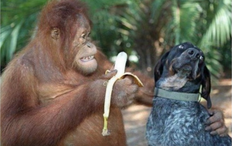
#> input picture data/sample.PNG, 232 x 146 px, shrunk from 800 x 504 before the run
$ python thresholding.py
#> lines starting #> are read from the running program, lines starting #| are printed output that depends on the picture; after the words box and inside, x2 and y2 are one past the last pixel; in counts of white or black regions, pixels touching at a corner belong together
### grayscaling_img.py
# -*- coding: utf-8 -*-

##########################
# AUTHOR : PRANEET NIGAM
##########################

import cv2

def grayscale(image):
    """
    Applies the Grayscale transform.
    This will return an image with only one color channel.

    Parameter
    ---------
    image: numpy.narray
      numpy.ndarray of the image

    Return
    ------
    numpy.ndarray of the grayscale image

    """
    return cv2.cvtColor(image, cv2.COLOR_BGR2GRAY)

# [14 lines that do not run on import are left out]
    # print(f"Dimension of image = {gray_img2.ndim}")
    # print(f"Shape of image = {gray_img2.shape}")

### gaussian_bluring.py
# -*- coding: utf-8 -*-

##########################
# AUTHOR : PRANEET NIGAM
##########################

import cv2
import numpy as np

def gaussian_blur(img, kernel_size:int):
    """
    Applies a Gaussian Noise kernel.
    This is needed for the canny edge detection to average out
    anomalous gradients in the image.

    Parameter
    ---------
    img: numpy.ndarray
      Image read in the numpy array format
    kernel_size: int
      kernel size in the `int` format. It's a kind of
      (kernel_size x kernel_size) Gaussian filter.

    Return
    ------
      numpy.ndarray of the GaussianBlur image.

    """
    return cv2.GaussianBlur(img, (kernel_size, kernel_size), 0)

# [8 lines that do not run on import are left out]

### thresholding.py
# -*- coding: utf-8 -*-

##########################
# AUTHOR : PRANEET NIGAM
##########################

import cv2
import numpy as np
from gaussian_bluring import gaussian_blur
from grayscaling_img import grayscale


def adaptive_threshold(image_path:str, blocksize = 11, c = -2) -> object:
    """
    Threshold an image using OpenCV's adaptive threshold

    Parameters
    ----------
    image_path: str
      Path to image file
    blocksize: int, optional (default: 11)
      Size of a pixel neighbourhood that is used to calculate a threshold value for the pixel: 3, 5, 7, and so on.
    c: int, optional (default: -2)
      Constant substracted from the mean or weighted mean.
      Normally, it is positive but may be zero or negative as well.


    Return
    ------
    threshold: object
      numpy.ndarray representing the threshold image

    """

    read_image = cv2.imread(image_path) # read an image

    if read_image.ndim == 3:
      grayscaled = grayscale(read_image) # convert to gray scale
    else:
      grayscaled = read_image

    gaussian_blured = gaussian_blur(grayscaled, 5)

    """
    Use adaptive thresholding technique when image has different lightning conditions in different areas.
    This method calculates different threshold values for different areas of the same image.

    More Details
    ------------
    `cv2.ADAPTIVE_THRESH_GAUSSIAN_C`: threshold value is the weighted sum of neighbourhood values where weights are a gaussian window.
    """

    threshold = cv2.adaptiveThreshold(np.invert(gaussian_blured), 255, cv2.ADAPTIVE_THRESH_GAUSSIAN_C, \
        cv2.THRESH_BINARY, blocksize, c)

    return threshold

def binary_threshold(image_path:str):

#> called with image_path = './data/sample.PNG'
    read_image = cv2.imread(image_path) # read an image
#> read_image is the input picture: shape (146, 232, 3); mean B, G, R 89, 101.4, 105

    if read_image.ndim == 3:
      grayscaled = grayscale(read_image) # convert to gray scale
#> in grayscale, `return cv2.cvtColor(image, cv2.COLOR_BGR2GRAY)`:
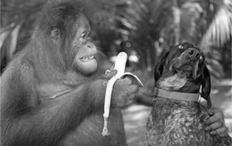
#> returned value: shape (146, 232); min 0, max 253, mean 101
    grayscaled = read_image

    _ , binary_threshold = cv2.threshold(grayscaled,127,255,cv2.THRESH_BINARY)
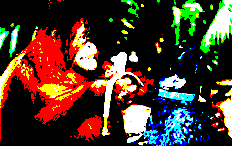
#> binary_threshold: shape (146, 232, 3); mean B, G, R 41.7, 54.3, 75.4

    return binary_threshold

if __name__ == '__main__':
    binary_img  = binary_threshold(image_path='./data/sample.PNG')
    cv2.imwrite('./output_imgs/binary_img2.jpeg', binary_img)

    adaptive_img = adaptive_threshold(image_path='./data/sample.PNG')
#> in gaussian_blur, `return cv2.GaussianBlur(img, (kernel_size, kernel_size), 0)`:
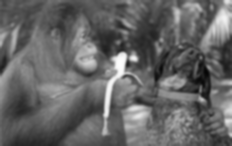
#> returned value: shape (146, 232); min 5, max 252, mean 101
#> in adaptive_threshold, `threshold = cv2.adaptiveThreshold(np.invert(gaussian_blured), 255, cv2..`:
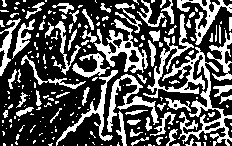
#> threshold: shape (146, 232); 33.2% white; 218 white regions (149 under 20 px), largest, box (x1, y1, x2, y2) and area: (143, 14, 232, 146) 2306, (94, 19, 148, 73) 906, (107, 74, 159, 132) 724
    cv2.imwrite('./output_imgs/adaptive_img2.jpeg', adaptive_img)
